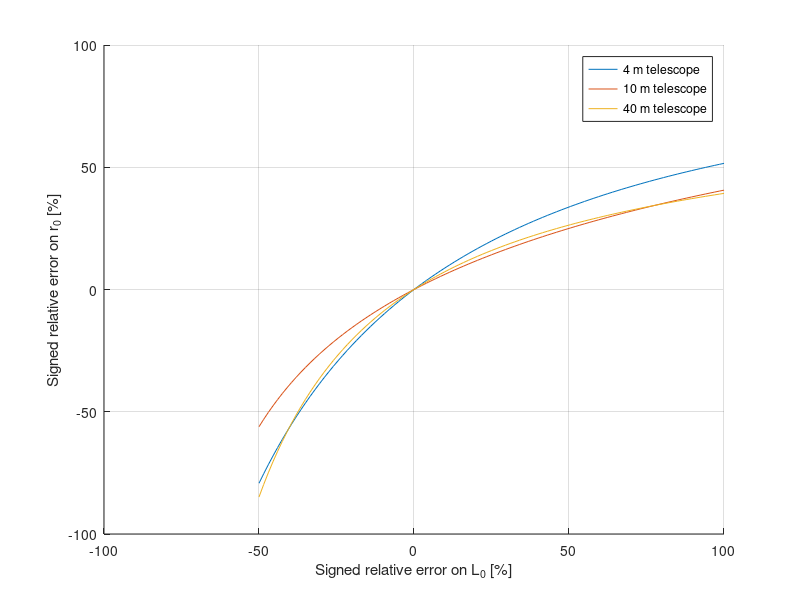
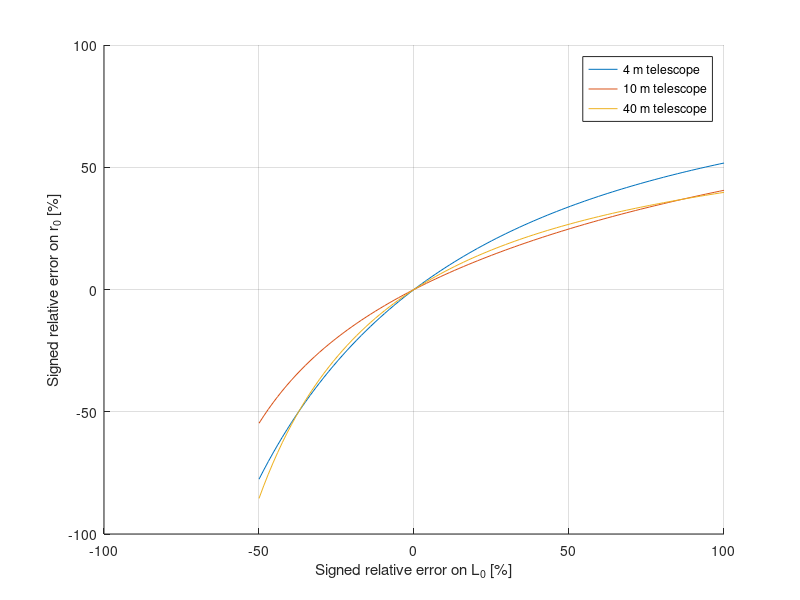

Source code (MATLAB) for these figures, in order:
%% Impact of dL0 on r0 estimation.
L0     = 30;
r0     = 0.15;
k2     = 1.005;
nL0    = 101;
dL0    = linspace(-L0/2,L0,nL0);
r0     = 0.2;
Darray = [4 10 40];
nD     = length(Darray);
wr0p   = zeros(nD,nL0);
wr0p2  = zeros(nD,nL0);

for iD=1:nD
    D = Darray(iD);
    for i=1:nL0
        L0p = L0+dL0(i);
        r0p = @(x,y) r0.*(L0/L0p).* ...
            ((k2 - (2*pi.*hypot(x,y)./L0).*besselk(5./6,2*pi.*hypot(x,y)./L0) ) ...
            ./(k2 - (2*pi.*hypot(x,y)./L0p).*besselk(5./6,2*pi.*hypot(x,y)./L0p) ) ).^(3./5);
        
        wr0p(iD,i) = integral2(r0p,-D/2,D/2,-D/2,D/2)./D^2;
        
        f1 = @(x,y) (k2 - (2*pi.*hypot(x,y)./L0).*besselk(5./6,2*pi.*hypot(x,y)./L0) ).^(3./5);
        f2 = @(x,y) (k2 - (2*pi.*hypot(x,y)./L0p).*besselk(5./6,2*pi.*hypot(x,y)./L0p) ).^(3./5);
        wr0p2(iD,i) = r0.*(L0/L0p).*integral2(f1,-D/2,D/2,-D/2,D/2)./integral2(f2,-D/2,D/2,-D/2,D/2);
    end
end

figure;
xlabel('Signed relative error on L_0 [%]');
ylabel('Signed relative error on r_0 [%]');
hold on;
plot( 100.*dL0./L0,100.*(r0-wr0p(1,:))./r0);
plot( 100.*dL0./L0,100.*(r0-wr0p(2,:))./r0);
plot( 100.*dL0./L0,100.*(r0-wr0p(3,:))./r0);
legend('4 m telescope','10 m telescope','40 m telescope');
grid on;

figure;
xlabel('Signed relative error on L_0 [%]');
ylabel('Signed relative error on r_0 [%]');
hold on;
plot( 100.*dL0./L0,100.*(r0-wr0p2(1,:))./r0);
plot( 100.*dL0./L0,100.*(r0-wr0p2(2,:))./r0);
plot( 100.*dL0./L0,100.*(r0-wr0p2(3,:))./r0);
legend('4 m telescope','10 m telescope','40 m telescope');
grid on;

% FUN = @(x,xdata) x(1).*log((xdata + x(2))) + x(3);
% X1 = lsqcurvefit(FUN,[1,1,1],100.*dL0./L0,100.*(r0-wr0p(1,:))./r0);
% M1 = FUN(X1,100.*dL0./L0);
% X2 = lsqcurvefit(FUN,[1,1,1],100.*dL0./L0,100.*(r0-wr0p(2,:))./r0);
% M2 = FUN(X2,100.*dL0./L0);
% X3 = lsqcurvefit(FUN,[1,1,1],100.*dL0./L0,100.*(r0-wr0p(3,:))./r0);
% M3 = FUN(X3,100.*dL0./L0);